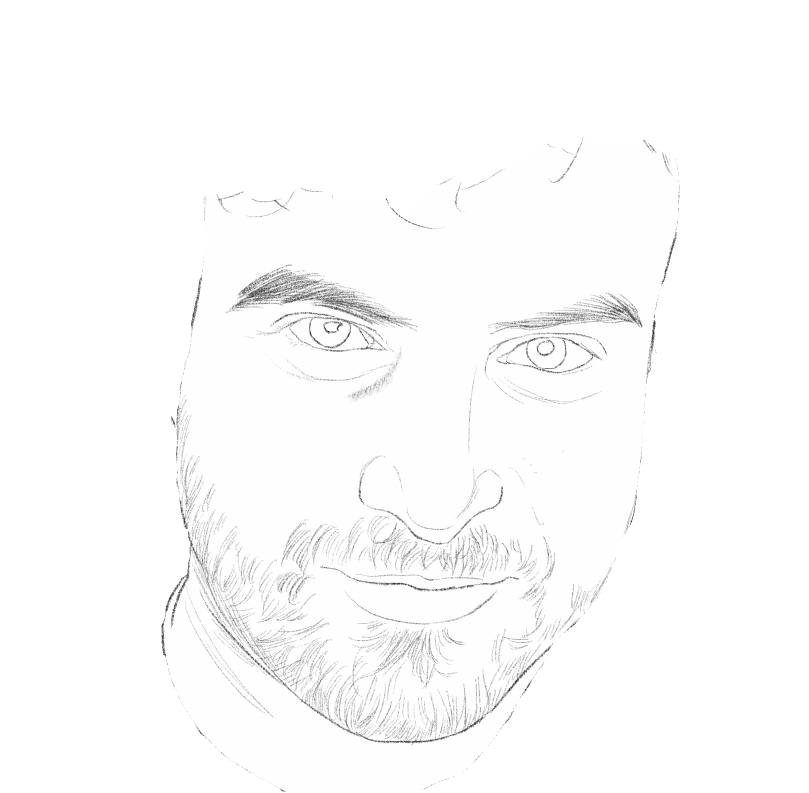
#> input picture face_data/new/107_addres_05.png, 1618 x 1586 px, given in place of 0.png, which was not available (shown at 1/2 size)
$ jupyter execute --allow-errors union.ipynb
#> lines starting #> are read from the running program, lines starting #| are printed output that depends on the picture; after the words box and inside, x2 and y2 are one past the last pixel; in counts of white or black regions, pixels touching at a corner belong together; pictures that were not available may be replaced by others from this repository, and a replacement may not be noted
#> further down, leftimg is the input picture: shape (1586, 1618, 3); mean B, G, R 252.3, 251.9, 252.3
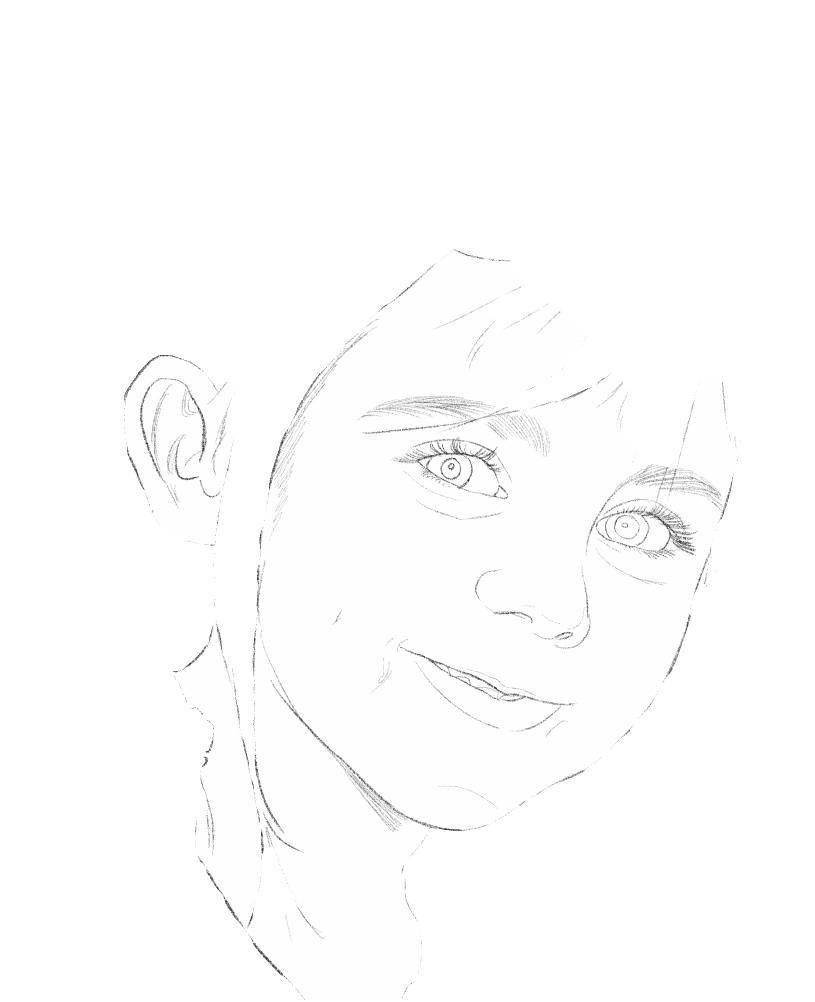
#> input picture face_data/new/110_addres_05.png, 1629 x 2004 px, given in place of 0_re.png, which was not available (shown at 1/2 size)
#> further down, rightimg is the input picture: shape (2004, 1629, 3); mean B, G, R 253.6, 253.3, 253.6
[cell 1]
import cv2
import numpy as np

# 좌우 이미지 불러오기
#> (the rest of this cell did not finish here and is left out)

[cell 2]
import cv2
import numpy as np
import os


file_path = './1014/res/800/'
file_names = os.listdir(file_path)

road="./1014/res/"
#> (the rest of this cell did not finish here and is left out)

[cell 3]
import os
file_path = './1004/800/'
file_names = os.listdir(file_path)
road="./1004/"
file_names

[cell 4]
import cv2
import numpy as np
import cv2
import numpy as np
import os
file_path = './1014/res/800/'
file_names = os.listdir(file_path)
road="./1014/res/"
for name in file_names:
    leftimg = cv2.imread(road+'00/'+ name)
    cv2.rectangle(leftimg, (0, 0), (leftimg.shape[1],leftimg.shape[0]), (0, 0, 0), 6)
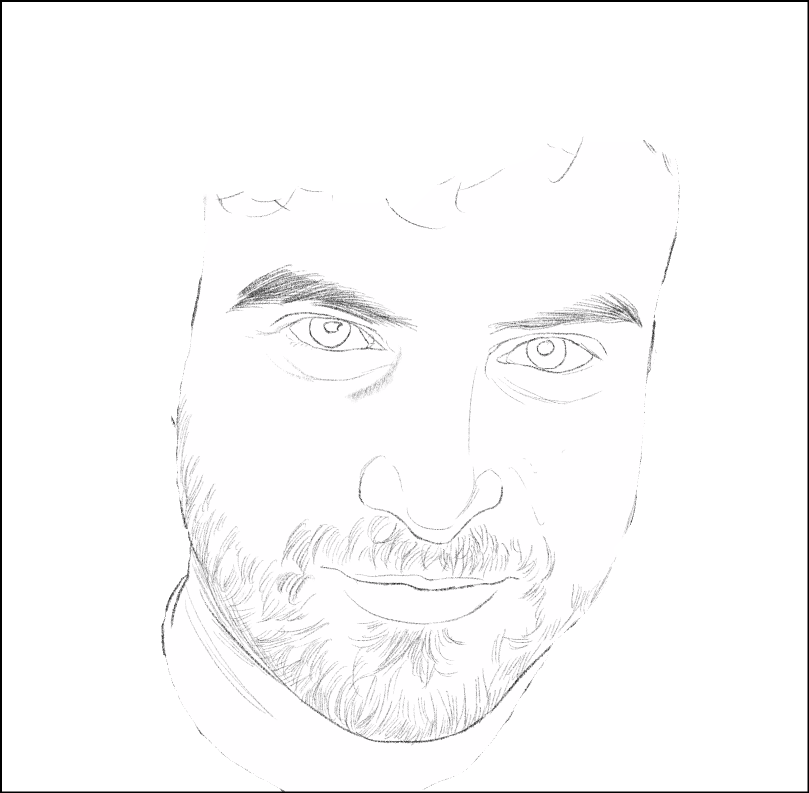
#> leftimg: shape (1586, 1618, 3) (shown at 1/2 size); 0.87% of pixels changed, all inside (x1, y1, x2, y2) = (0, 0, 1618, 1586)
    rightimg = cv2.imread(road+'0/'+name)
    cv2.rectangle(rightimg, (0, 0), (rightimg.shape[1],rightimg.shape[0]), (0, 0, 0), 6)
    add_img = np.hstack((leftimg, rightimg))
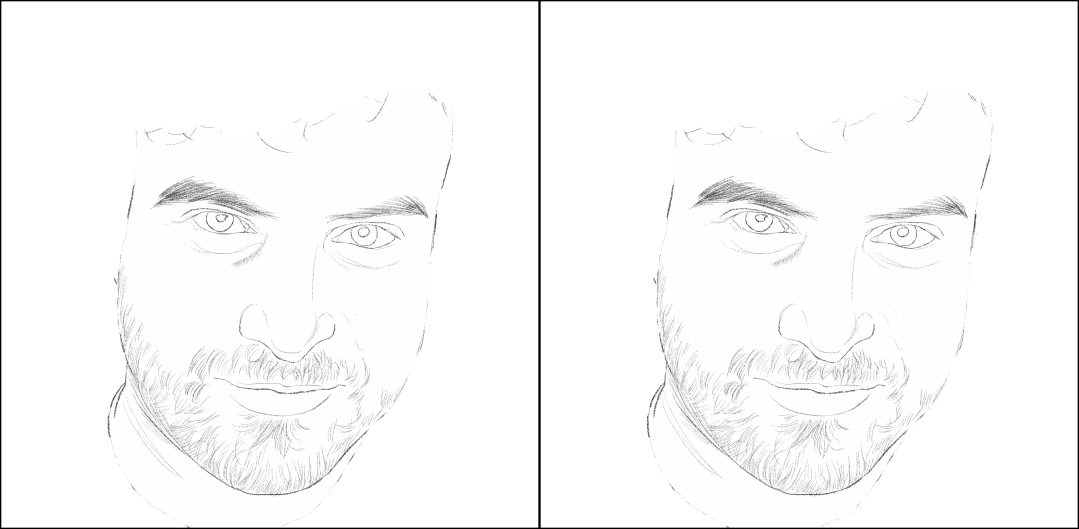
#> add_img: shape (1586, 3236, 3) (shown at 1/3 size); mean B, G, R 250.1, 249.7, 250.1
    rightimg = cv2.imread(road+'800/'+name)
    cv2.rectangle(rightimg, (0, 0), (rightimg.shape[1],rightimg.shape[0]), (0, 0, 0), 6)
    add_img = np.hstack((add_img, rightimg))
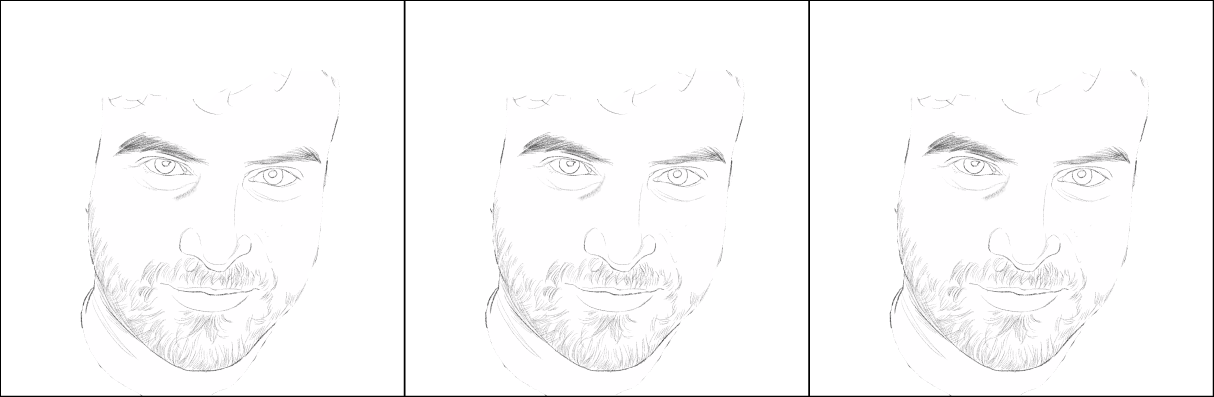
#> add_img: shape (1586, 4854, 3) (shown at 1/4 size); mean B, G, R 250.1, 249.7, 250.1
    rightimg = cv2.imread(road+'1600/'+name)
    cv2.rectangle(rightimg, (0, 0), (rightimg.shape[1],rightimg.shape[0]), (0, 0, 0), 6)
    add_img = np.hstack((add_img, rightimg))
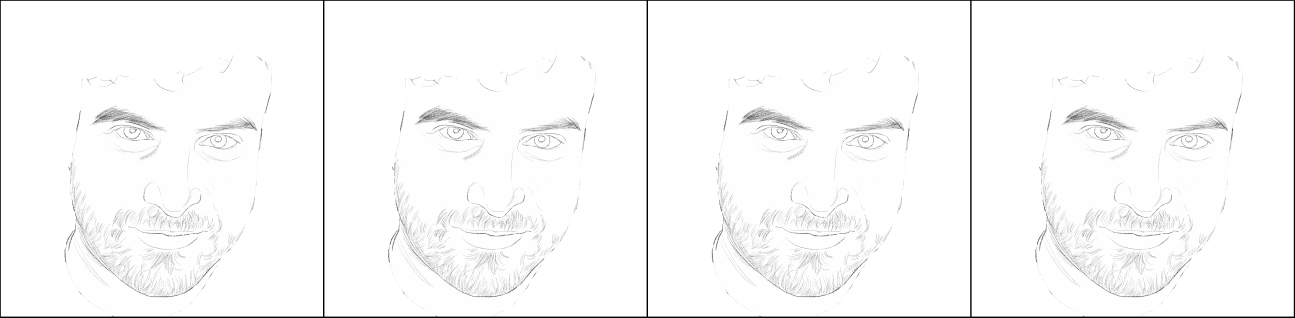
#> add_img: shape (1586, 6472, 3) (shown at 1/5 size); mean B, G, R 250.1, 249.7, 250.1
    rightimg = cv2.imread(road+'2400/'+name)
    cv2.rectangle(rightimg, (0, 0), (rightimg.shape[1],rightimg.shape[0]), (0, 0, 0), 6)
    add_img = np.hstack((add_img, rightimg))
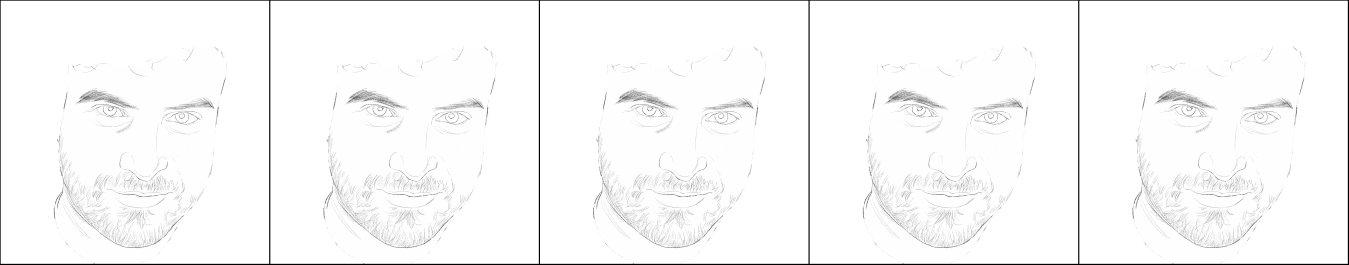
#> add_img: shape (1586, 8090, 3) (shown at 1/6 size); mean B, G, R 250.1, 249.7, 250.1
    rightimg = cv2.imread(road+'3200/'+name)
    cv2.rectangle(rightimg, (0, 0), (rightimg.shape[1],rightimg.shape[0]), (0, 0, 0), 6)
    add_img = np.hstack((add_img, rightimg))
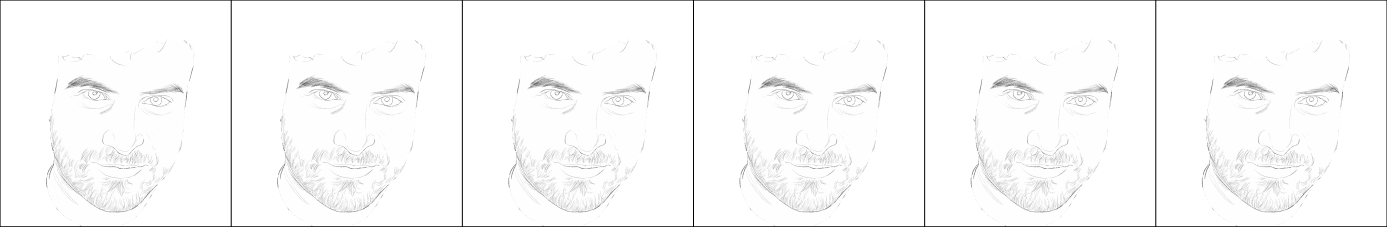
#> add_img: shape (1586, 9708, 3) (shown at 1/7 size); mean B, G, R 250.1, 249.7, 250.1
    rightimg = cv2.imread(road+'4000/'+name)
    cv2.rectangle(rightimg, (0, 0), (rightimg.shape[1],rightimg.shape[0]), (0, 0, 0), 6)
    add_img = np.hstack((add_img, rightimg))
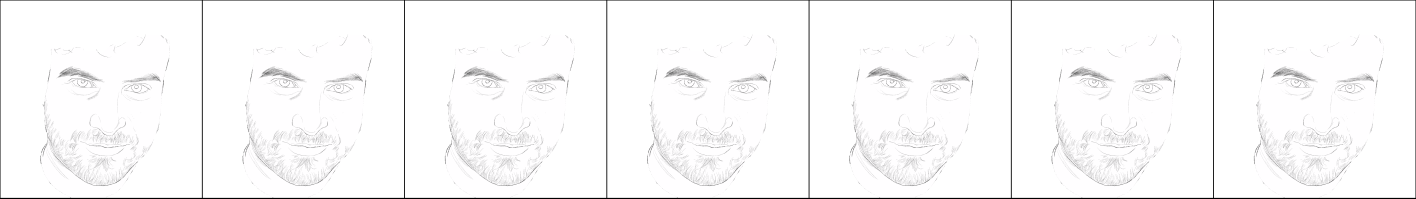
#> add_img: shape (1586, 11326, 3) (shown at 1/8 size); mean B, G, R 250.1, 249.7, 250.1
    rightimg = cv2.imread(road+'4800/'+name)
    cv2.rectangle(rightimg, (0, 0), (rightimg.shape[1],rightimg.shape[0]), (0, 0, 0), 6)
    add_img = np.hstack((add_img, rightimg))
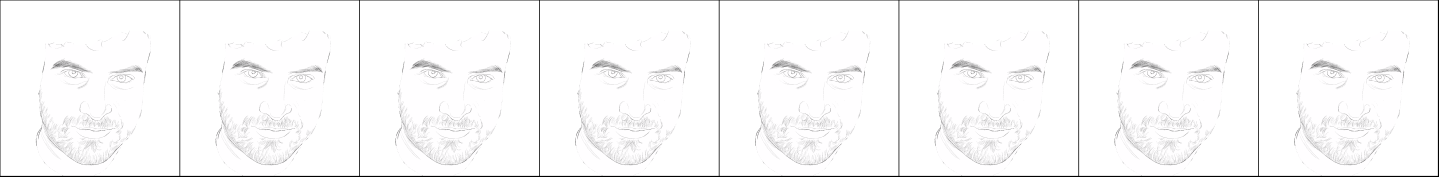
#> add_img: shape (1586, 12944, 3) (shown at 1/9 size); mean B, G, R 250.1, 249.7, 250.1
    rightimg = cv2.imread(road+'5600/'+name)
    cv2.rectangle(rightimg, (0, 0), (rightimg.shape[1],rightimg.shape[0]), (0, 0, 0), 6)
    add_img = np.hstack((add_img, rightimg))
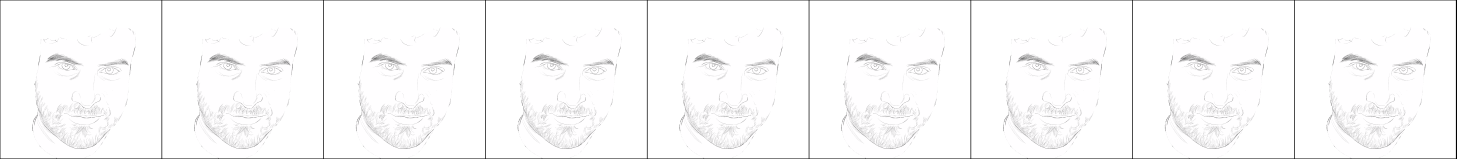
#> add_img: shape (1586, 14562, 3) (shown at 1/10 size); mean B, G, R 250.1, 249.7, 250.1
    cv2.imwrite(road+'res/'+name, add_img);
